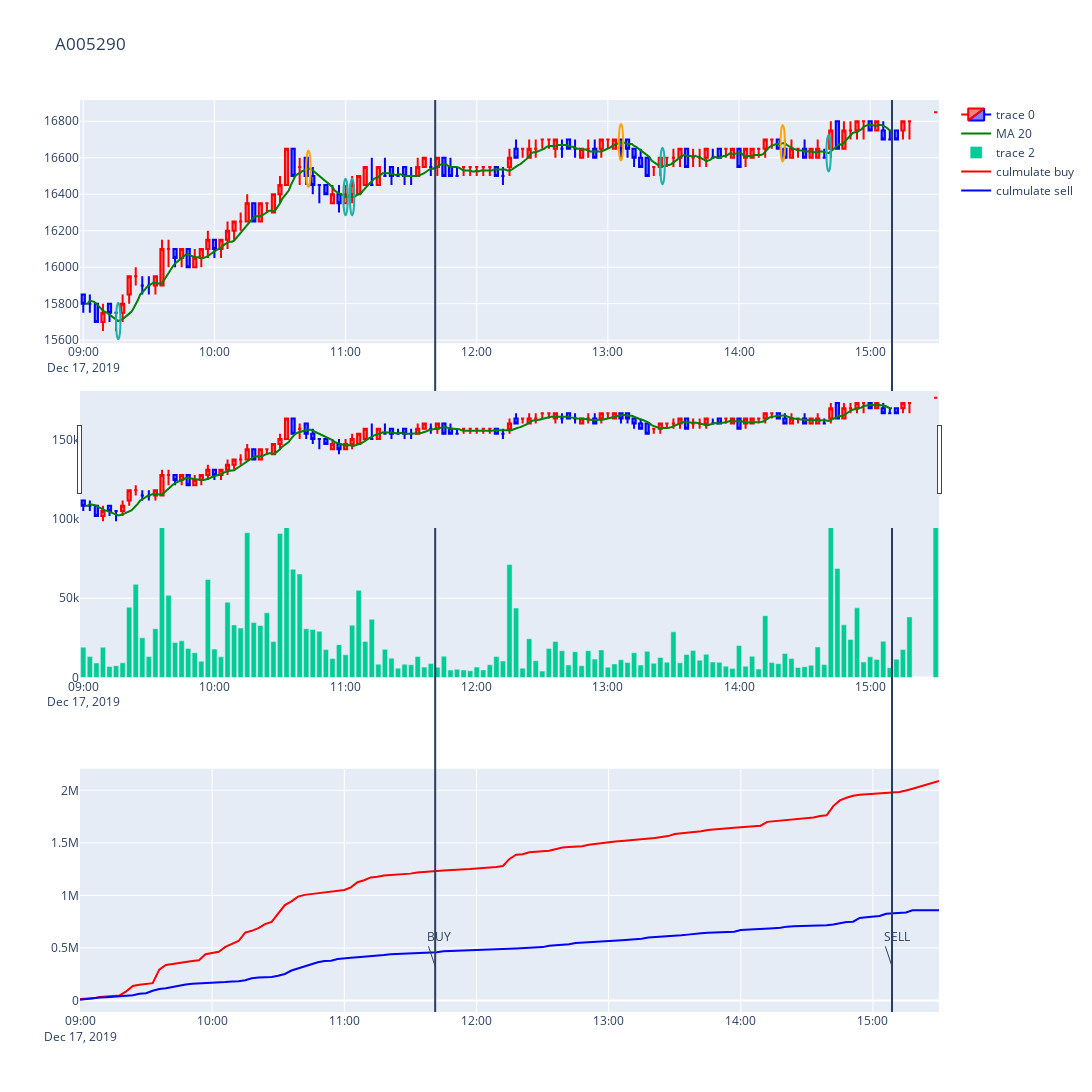

This figure's notebook cell:
### Code cell
#get_day_minute_period_data('A005290', from_date, from_date)
class Decision:
    def __init__(self):
        pass
    
    def received(self, datas):
        print(datas)
        
    def finalize(self):
        print('finalize')
        
min_tick = MinTick(date(2019, 12, 17))
min_tick.set_target('A005290')
sdtc = StockDayTickConverter()
needle = TickMinGraphNeedle()

min_tick.set_output(sdtc)
ms = MinuteSuppressed()
ms._calculate = _calculate
ms.add_graph(needle)
sdtc.set_output(ms)
decision = Decision()
ms.set_output(decision)

while min_tick.received(None) > 0:
    pass

min_tick.finalize()
needle.figure
